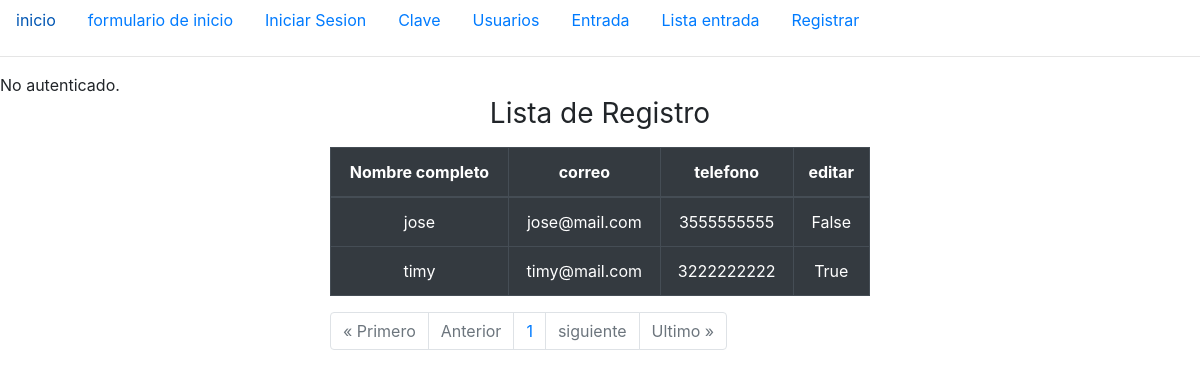
/lista_puerta, run on the app's committed database.
### login/models.py (models this page shows, shortened)
class Verificacion(models.Model):
    usuario = models.ForeignKey(User, on_delete=models.CASCADE)
    nombre_completo = models.CharField(max_length=100)
    email = models.EmailField(max_length=100)
    telefono = models.CharField(max_length=10) # por que un numero tiene solo 10 digitos
    programa_academico = models.CharField(max_length=255)
    contrasena = models.CharField(max_length=10, unique=True)
    rfid = models.CharField(max_length=50, null=True, blank=True)
    lab_vision = models.BooleanField(default=False)
    lab_robotica = models.BooleanField(default=False)

### login/views.py (the view)
# urls.py: path('lista_puerta', views.lista_usuarios, name='lista_puerta'),
def lista_usuarios(request):
    registros = Verificacion.objects.all()
    paginacion = Paginator(Verificacion.objects.all().order_by('-id'), 10)
    page = request.GET.get('page')
    registro_acceso = paginacion.get_page(page)
    num_paginas = registro_acceso.paginator.page_range
    parametros = {'registros':registros,
                    'paginacion':registro_acceso,
                    'num_paginas':num_paginas}
    return render(request, 'pagina/lista_clave.html', parametros)

### login/templates/pagina/lista_clave.html (shortened to what this page needs)
{% extends 'main/prueba.html' %}
{% block content %}
    <main class='container'>
        <div class='row'>
            <div class='col-md-6 offset-md-3'>
                <h1 class="h3 mb-3 font-weight-normal text-center">Lista de Registro</h1>
                <div>
                    <table class="table table-hover table-dark table-bordered border-light">
                        <thead>
                            <tr>
                                <th scope="col" class="text-center">Nombre completo</th>
                                <th scope="col" class="text-center">correo</th>
                                <th scope="col" class="text-center">telefono</th>
                                <th scope="col" class="text-center">editar</th>
                                </div>
                        <tbody>
                            {% for registro in paginacion %}
                            <tr>
                                <td scope="col" class="text-center">{{registro.nombre_completo }}</td>
                                <td scope="col" class="text-center">{{registro.email }}</td>
                                <td scope="col" class="text-center">{{registro.telefono }}</td>
                                <td scope="col" class="text-center">{{registro.lab_vision }}</td>
                            </tr>
                            {% endfor %}
                        </tbody>
                </div>
                <nav aria-label="Page navigation example">
                        <ul class="pagination">
                        {% if paginacion.has_previous %}
                            <li class="page-item"><a class="page-link" href="?page=1">&laquo Primero</a></li>
                            <li class="page-item"><a class="page-link" href="?page={{ paginacion.previous_page_number }}">Anterior</a></li>
                            {% else %}
                            <li class="page-item disabled"><a class="page-link" href="#">&laquo Primero</a></li>
                            <li class="page-item disabled"><a class="page-link" href="#">Anterior</a></li>
                        {% endif %}
                        {% for numero in num_paginas %}
                        <li class="page-item"><a class="page-link" href='?page={{numero}}'>{{numero}}</a></li>
                        {% endfor %}
                        {% if paginacion.has_next %}
                            <li class="page-item"><a class="page-link" href="?page={{paginacion.next_page_number}}">siguiente</a></li>
                            <li class="page-item"><a class="page-link" href="?page={{ paginacion.paginator.num_pages }}">Ultimo &raquo</a></li>
                            {% else %}
                            <li class="page-item disabled"><a class="page-link" href="#">siguiente</a></li>
                            <li class="page-item disabled"><a class="page-link" href="#">Ultimo &raquo</a></li>
                        {% endif %}
                    </ul>
                </nav>
            </div>
    </main>
{% endblock %}

### data on the page
Verificacion: nombre_completo "jose", email "jose@mail.com", telefono "3555555555", lab_vision "False"
Verificacion: nombre_completo "timy", email "timy@mail.com", telefono "3222222222", lab_vision "True"

### other printed values
{{ numero }} "1"
